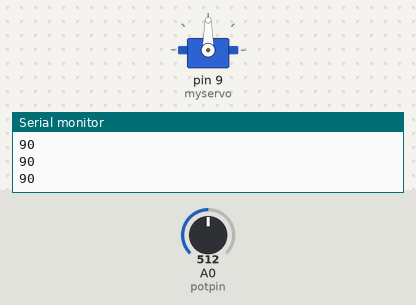
The sketch below on a simulated Arduino Uno, built with avr-gcc and run on an emulated ATmega328P. Shown: servo, the last lines printed to the serial monitor. Inputs (shaded band) come from the test bench; at power-on: A0 (potpin) = 512.

Above: at 1.2 s.
1.3 s: A0 (potpin) set to 716
At 2.5 s:
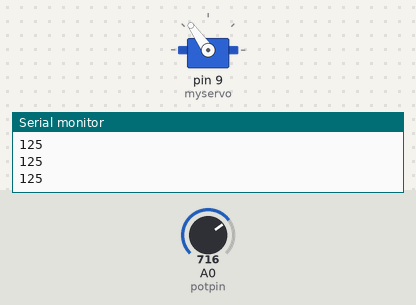
2.8 s: A0 (potpin) set to 900
At 3.7 s:
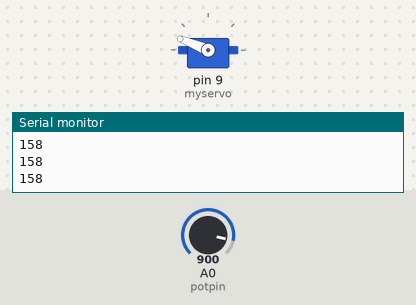
4.3 s: A0 (potpin) set to 1023
At 4.8 s:
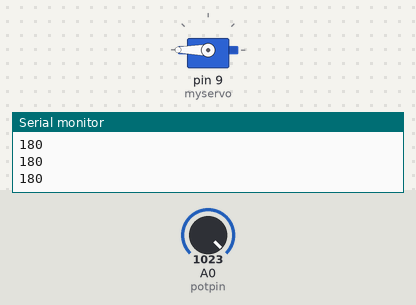
5.8 s: A0 (potpin) set to 306
At 7.0 s:
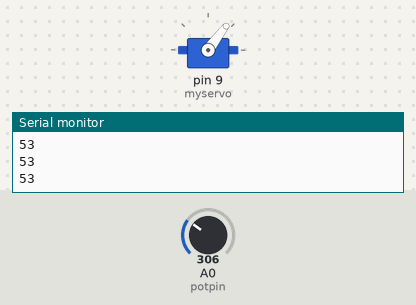
7.3 s: A0 (potpin) set to 122
At 8.5 s:
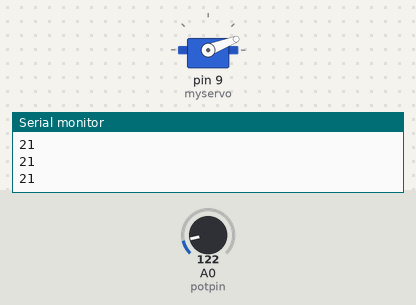
8.8 s: A0 (potpin) set to 0
At 9.4 s:
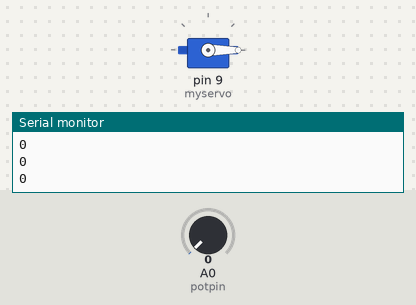
Timing chart, 0 to 11.3 s (numbered marks = the images above; inputs shaded):
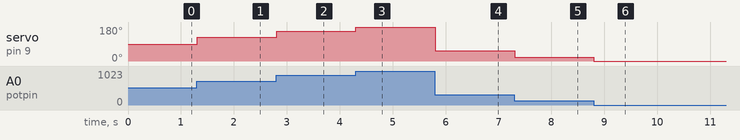

The sketch:

serialButtonServo2.ino
```cpp
#include <Servo.h>

Servo myservo;  // create servo object to control a servo

int potpin = 0;  // analog pin used to connect the potentiometer
int val;    // variable to read the value from the analog pin

void setup()
{
  Serial.begin(9600);
  myservo.attach(9);  // attaches the servo on pin 9 to the servo object
}

void loop()
{
  val = analogRead(potpin);            // reads the value of the potentiometer (value between 0 and 1023)
  val = map(val, 0, 1023, 0, 180);     // scale it to use it with the servo (value between 0 and 180)
  myservo.write(val);                  // sets the servo position according to the scaled value
  Serial.println(val);
  delay(15);                           // waits for the servo to get there

  int myArray[5];
  int myCounter;

//BUTTON SERIAL
 if (Serial.peek() == 'c') {
    Serial.read();
    delay(5000);
    }
    else if (Serial.peek() == 'd')
    {
    Serial.read();
    delay(5000);
    }
    else if (Serial.peek() == 'a')
    {
    Serial.read();
    delay(5000);
    }
  while (Serial.available() > 0 ) {
    Serial.read();
    }
}
```

Measured:
- after the input at 1.3 s, servo on pin 9 (myservo): 90° → 125° at once
- after the input at 2.8 s, servo on pin 9 (myservo): 125° → 158° at once
- after the input at 4.3 s, servo on pin 9 (myservo): 158° → 180° at once
- after the input at 5.8 s, servo on pin 9 (myservo): 180° → 53° at once
- after the input at 7.3 s, servo on pin 9 (myservo): 53° → 21° at once
- after the input at 8.8 s, servo on pin 9 (myservo): 21° → 0° at once
